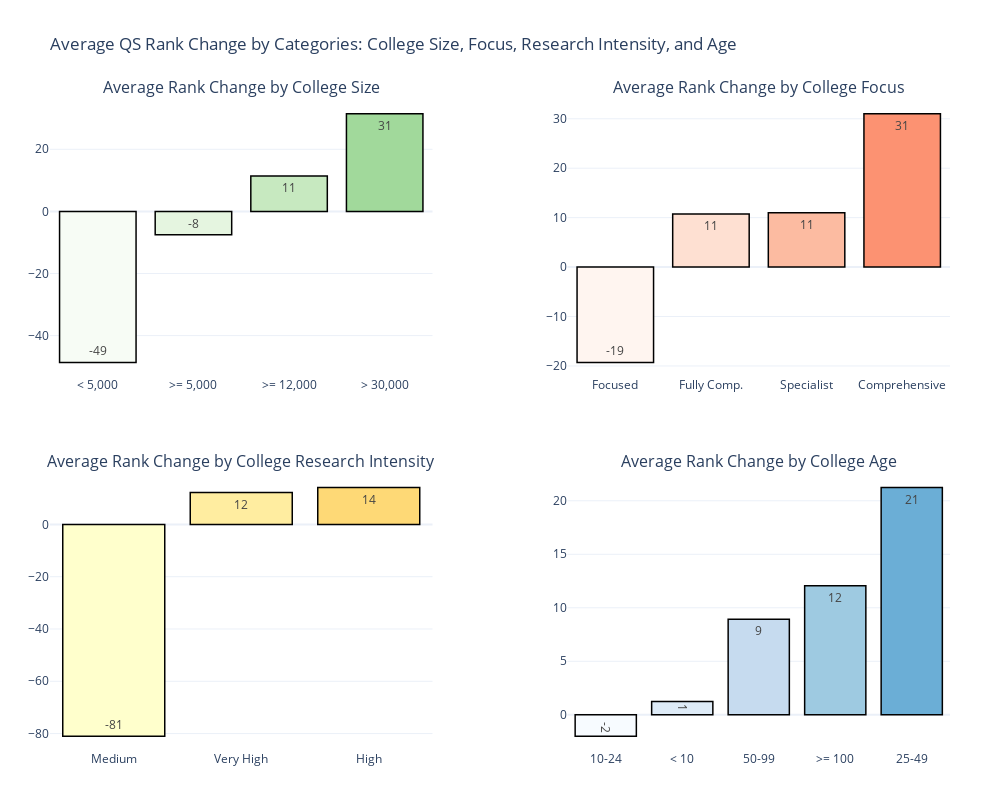

The notebook cell this image was saved under:
### Code cell
# This code won't be shown on the GitHub because it is an interactive plot
# Plotting 4 figures in one chart
row_n = 2
col_n = 2 

# Add subtitles for each subplot
subplot_titles = (
    'Average Rank Change by College Size',
    'Average Rank Change by College Focus',
    'Average Rank Change by College Research Intensity',
    'Average Rank Change by College Age'
)

# Add the subplot_titles parameter to the make_subplots function call
fig = make_subplots(
    rows=row_n, 
    cols=col_n, 
    subplot_titles=subplot_titles, # Add the subtitles 
    vertical_spacing=0.15,  # Adjust the vertical spacing between subplots
    horizontal_spacing=0.15 # Adjust the horizontal spacing between subplots
)


# Define the categorizations for SIZE, FOCUS, AGE, and RES.
size_categories = {
    'XL': '> 30,000',
    'L': '>= 12,000',
    'M': '>= 5,000',
    'S': '< 5,000'
}
focus_categories = {
    'FC': 'Fully Comp.',
    'CO': 'Comprehensive',
    'FO': 'Focused',
    'SP': 'Specialist'
}
age_categories = {
    1: '< 10',
    2: '10-24',
    3: '25-49',
    4: '50-99',
    5: '>= 100'
}
res_categories = {
    'VH': 'Very High',
    'HI': 'High',
    'MD': 'Medium',
    'LO': 'Low'
}

# Map the mean 'Rank Change' to the defined categorizations
qs_data['SIZE'] = qs_data['SIZE'].map(size_categories)
qs_data['FOCUS'] = qs_data['FOCUS'].map(focus_categories)
qs_data['AGE'] = qs_data['AGE'].map(age_categories)
qs_data['RES.'] = qs_data['RES.'].map(res_categories)

# Calculate the mean rank change for each category
change_by_size = qs_data.groupby('SIZE')['Rank Change'].mean().sort_values()
change_by_focus = qs_data.groupby('FOCUS')['Rank Change'].mean().sort_values()
change_by_rs = qs_data.groupby('RES.')['Rank Change'].mean().sort_values()
change_by_age = qs_data.groupby('AGE')['Rank Change'].mean().sort_values()

# Create a dictionary of the categories and their respective color scales
categories = {
    'Size': change_by_size,
    'Focus': change_by_focus,
    'Research': change_by_rs,
    'Age': change_by_age
}
color_scales = {
    'Size': px.colors.sequential.Greens,
    'Focus': px.colors.sequential.Reds,
    'Research': px.colors.sequential.YlOrRd,
    'Age': px.colors.sequential.Blues
}

# Add the bar charts to the subplots
for i, (category_name, change_by_category) in enumerate(categories.items()):
    row = int(i / col_n) + 1
    col = i % col_n + 1
    colors = color_scales[category_name]
    fig.add_trace(
        go.Bar(
            x=change_by_category.index,
            y=change_by_category.values,
            name=category_name,
            text=change_by_category.round().astype(int).astype(str),
            textposition='inside',
            marker=dict(color=colors),
            marker_line=dict(color='black', width=1.5)
        ),
        row=row,
        col=col
    )

# Update layout for the entire figure
fig.update_layout(
    title_text='Average QS Rank Change by Categories: College Size, Focus, Research Intensity, and Age',
    showlegend=False,
    template='plotly_white',
    margin=dict(l=50, r=50, t=100, b=50),  # Add margins to the figure
    height=800,  # Increase the figure height
    width=1000   # Increase the figure width
)

# Show the figure
fig.show()

### Figure 1 — Plotly figure (JSON) as saved in the notebook; plotly's stock layout.template omitted (floating-point values rounded to 4 significant figures)
{"data": [{"marker": {"color": ["rgb(247,252,245)", "rgb(229,245,224)", "rgb(199,233,192)", "rgb(161,217,155)", "rgb(116,196,118)", "rgb(65,171,93)", "rgb(35,139,69)", "rgb(0,109,44)", "rgb(0,68,27)"], "line": {"color": "black", "width": 1.5}}, "name": "Size", "text": ["-49", "-8", "11", "31"], "textposition": "inside", "type": "bar", "x": ["< 5,000", ">= 5,000", ">= 12,000", "> 30,000"], "xaxis": "x", "y": [-48.64, -7.532, 11.4, 31.43], "yaxis": "y"}, {"marker": {"color": ["rgb(255,245,240)", "rgb(254,224,210)", "rgb(252,187,161)", "rgb(252,146,114)", "rgb(251,106,74)", "rgb(239,59,44)", "rgb(203,24,29)", "rgb(165,15,21)", "rgb(103,0,13)"], "line": {"color": "black", "width": 1.5}}, "name": "Focus", "text": ["-19", "11", "11", "31"], "textposition": "inside", "type": "bar", "x": ["Focused", "Fully Comp.", "Specialist", "Comprehensive"], "xaxis": "x2", "y": [-19.29, 10.71, 11, 31], "yaxis": "y2"}, {"marker": {"color": ["rgb(255,255,204)", "rgb(255,237,160)", "rgb(254,217,118)", "rgb(254,178,76)", "rgb(253,141,60)", "rgb(252,78,42)", "rgb(227,26,28)", "rgb(189,0,38)", "rgb(128,0,38)"], "line": {"color": "black", "width": 1.5}}, "name": "Research", "text": ["-81", "12", "14"], "textposition": "inside", "type": "bar", "x": ["Medium", "Very High", "High"], "xaxis": "x3", "y": [-81, 12.18, 14.09], "yaxis": "y3"}, {"marker": {"color": ["rgb(247,251,255)", "rgb(222,235,247)", "rgb(198,219,239)", "rgb(158,202,225)", "rgb(107,174,214)", "rgb(66,146,198)", "rgb(33,113,181)", "rgb(8,81,156)", "rgb(8,48,107)"], "line": {"color": "black", "width": 1.5}}, "name": "Age", "text": ["-2", "1", "9", "12", "21"], "textposition": "inside", "type": "bar", "x": ["10-24", "< 10", "50-99", ">= 100", "25-49"], "xaxis": "x4", "y": [-2, 1.25, 8.937, 12.06, 21.23], "yaxis": "y4"}], "layout": {"annotations": [{"font": {"size": 16}, "showarrow": false, "text": "Average Rank Change by College Size", "x": 0.2125, "xanchor": "center", "xref": "paper", "y": 1, "yanchor": "bottom", "yref": "paper"}, {"font": {"size": 16}, "showarrow": false, "text": "Average Rank Change by College Focus", "x": 0.7875, "xanchor": "center", "xref": "paper", "y": 1, "yanchor": "bottom", "yref": "paper"}, {"font": {"size": 16}, "showarrow": false, "text": "Average Rank Change by College Research Intensity", "x": 0.2125, "xanchor": "center", "xref": "paper", "y": 0.425, "yanchor": "bottom", "yref": "paper"}, {"font": {"size": 16}, "showarrow": false, "text": "Average Rank Change by College Age", "x": 0.7875, "xanchor": "center", "xref": "paper", "y": 0.425, "yanchor": "bottom", "yref": "paper"}], "height": 800, "margin": {"b": 50, "l": 50, "r": 50, "t": 100}, "showlegend": false, "title": {"text": "Average QS Rank Change by Categories: College Size, Focus, Research Intensity, and Age"}, "width": 1000, "xaxis": {"anchor": "y", "domain": [0, 0.425]}, "xaxis2": {"anchor": "y2", "domain": [0.575, 1]}, "xaxis3": {"anchor": "y3", "domain": [0, 0.425]}, "xaxis4": {"anchor": "y4", "domain": [0.575, 1]}, "yaxis": {"anchor": "x", "domain": [0.575, 1]}, "yaxis2": {"anchor": "x2", "domain": [0.575, 1]}, "yaxis3": {"anchor": "x3", "domain": [0, 0.425]}, "yaxis4": {"anchor": "x4", "domain": [0, 0.425]}}}
